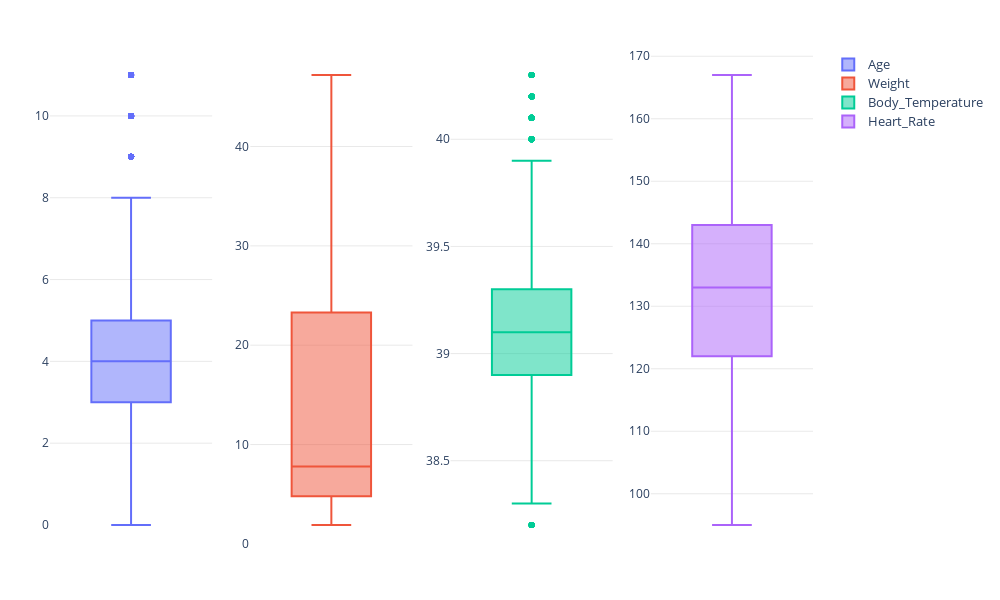

Notebook code for this chart:
### Code cell
# Detectar outliers
num_cols = ['Age', 'Weight', 'Body_Temperature', 'Heart_Rate']
colors = px.colors.qualitative.Plotly

fig = make_subplots(rows=1, cols=4)

for i, col in enumerate(num_cols):
    fig.add_trace(
        go.Box(
            y=df_augmented[col],
            marker_color=colors[i % len(colors)],
            showlegend=True,
            name=f"<span style='font-size:13px'>{col}</span>"
        ),
        row=1, col=i+1
    )

fig = boxplot_style(fig, n_cols=4)
fig.show()

### Figure 1 — Plotly figure (JSON) as saved in the notebook; plotly's stock layout.template omitted (floating-point values rounded to 4 significant figures; data arrays with more than 128 entries replaced by an {"elided": "..."} marker saying what was removed)
{"data": [{"marker": {"color": "#636EFA"}, "name": "<span style='font-size:13px'>Age</span>", "showlegend": true, "type": "box", "xaxis": "x", "y": {"elided": "17640 int values"}, "yaxis": "y"}, {"marker": {"color": "#EF553B"}, "name": "<span style='font-size:13px'>Weight</span>", "showlegend": true, "type": "box", "xaxis": "x2", "y": {"elided": "17640 float values"}, "yaxis": "y2"}, {"marker": {"color": "#00CC96"}, "name": "<span style='font-size:13px'>Body_Temperature</span>", "showlegend": true, "type": "box", "xaxis": "x3", "y": {"elided": "17640 float values"}, "yaxis": "y3"}, {"marker": {"color": "#AB63FA"}, "name": "<span style='font-size:13px'>Heart_Rate</span>", "showlegend": true, "type": "box", "xaxis": "x4", "y": {"elided": "17640 int values"}, "yaxis": "y4"}], "layout": {"height": 600, "margin": {"b": 50, "l": 50, "r": 50, "t": 50}, "paper_bgcolor": "rgba(0,0,0,0)", "plot_bgcolor": "rgba(0,0,0,0)", "title": {"x": 0.5}, "width": 1000, "xaxis": {"anchor": "y", "domain": [0, 0.2125], "showticklabels": false}, "xaxis2": {"anchor": "y2", "domain": [0.2625, 0.475], "showticklabels": false}, "xaxis3": {"anchor": "y3", "domain": [0.525, 0.7375], "showticklabels": false}, "xaxis4": {"anchor": "y4", "domain": [0.7875, 1], "showticklabels": false}, "yaxis": {"anchor": "x", "domain": [0, 1], "gridcolor": "lightgrey", "gridwidth": 0.5, "showgrid": true, "showticklabels": true}, "yaxis2": {"anchor": "x2", "domain": [0, 1], "gridcolor": "lightgrey", "gridwidth": 0.5, "showgrid": true, "showticklabels": true}, "yaxis3": {"anchor": "x3", "domain": [0, 1], "gridcolor": "lightgrey", "gridwidth": 0.5, "showgrid": true, "showticklabels": true}, "yaxis4": {"anchor": "x4", "domain": [0, 1], "gridcolor": "lightgrey", "gridwidth": 0.5, "showgrid": true, "showticklabels": true}}}
